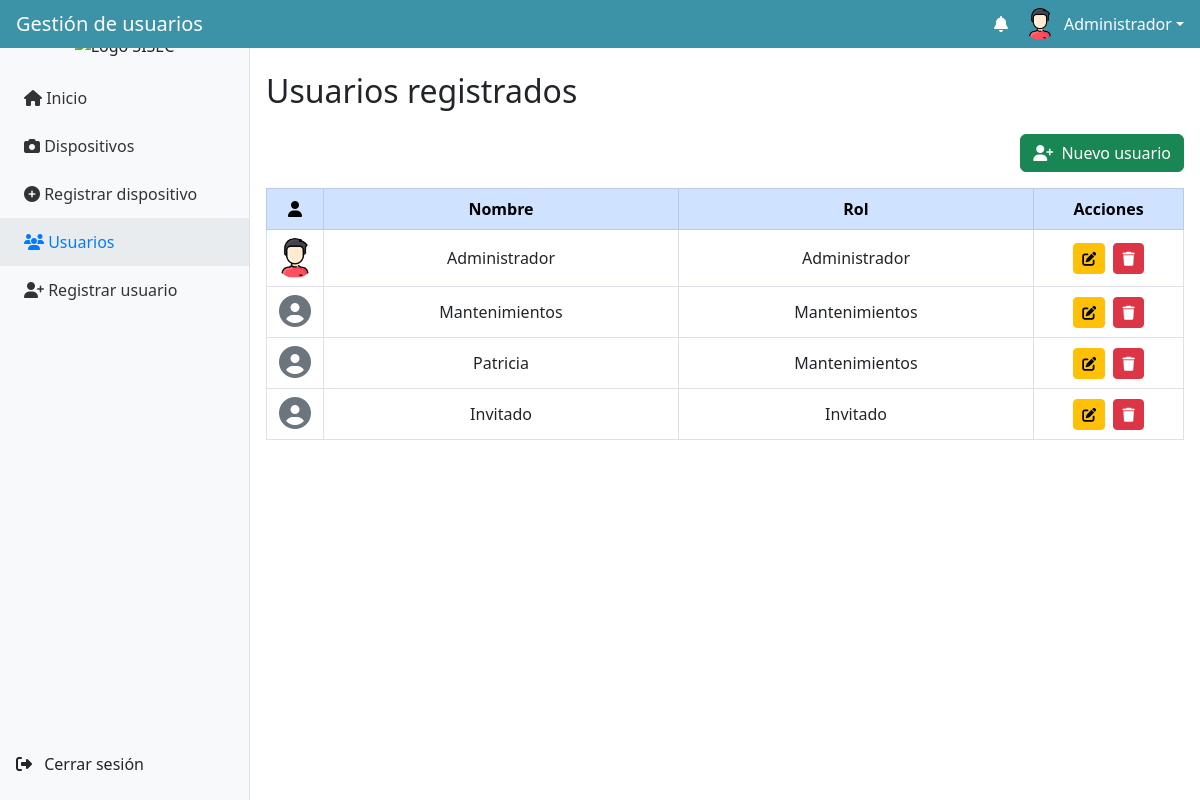
Screenshot of /views/usuarios/index.php (signed in) with the database file from the repository.
### tables this page shows
CREATE TABLE `usuarios` (
  `id` int(11) NOT NULL,
  `nombre` varchar(100) NOT NULL,
  `clave` varchar(255) DEFAULT NULL,
  `rol` varchar(50) NOT NULL,
  `foto` varchar(255) DEFAULT NULL
);

### views/usuarios/index.php (the view, shortened to what this page needs)
<?php
include __DIR__ . '/../../includes/conexion.php';
$usuarios = $conexion->query("SELECT id, nombre, rol, foto FROM usuarios");
?>
<h2 class="mb-4">Usuarios registrados</h2>
<div class="mb-3 text-end">
  <a href="registrar.php" class="btn btn-success">
    <i class="fas fa-user-plus me-1"></i> Nuevo usuario
  </a>
</div>
<div class="table-responsive">
  <table class="table table-hover table-bordered text-center align-middle">
    <thead class="table-primary">
      <tr>
        <th style="width: 50px;"><i class="fas fa-user"></i></th>
        <th>Nombre</th>
        <th>Rol</th>
        <th style="width: 150px;" class="text-center">Acciones</th>
      </tr>
    </thead>
    <tbody>
      <?php while ($u = $usuarios->fetch_assoc()): ?>
        <tr>
          <td class="text-center">
            <?php if (!empty($u['foto']) && file_exists(__DIR__ . "/../../uploads/usuarios/" . $u['foto'])): ?>
              <img src="/sisec-ui/uploads/usuarios/<?= htmlspecialchars($u['foto']) ?>" alt="foto" width="40" height="40" class="rounded-circle">
            <?php else: ?>
              <i class="fas fa-user-circle fa-2x text-secondary"></i>
            <?php endif; ?>
          </td>
          <td><?= htmlspecialchars($u['nombre']) ?></td>
          <td><?= htmlspecialchars($u['rol']) ?></td>
          <td class="text-center">
            <a href="editar.php?id=<?= $u['id'] ?>" class="btn btn-sm btn-warning me-1">
              <i class="fas fa-edit"></i>
            </a>
            <button type="button"
                    class="btn btn-sm btn-danger btn-eliminar"
                    data-bs-toggle="modal"
                    data-bs-target="#confirmDeleteModal"
                    data-id="<?= $u['id'] ?>">
              <i class="fas fa-trash"></i>
            </button>
          </td>
        </tr>
      <?php endwhile; ?>
    </tbody>
  </table>
  </div>
<?php
include __DIR__ . '/../../layout.php';
?>

### assets/css/estilos.css (style rules this page uses)
.table-responsive { overflow-x: auto !important; -webkit-overflow-scrolling: touch; }

### layout.php (style rules this page uses)
body { overflow-x: hidden; }

### rows the page displays
usuarios: foto (picture), nombre "Administrador", rol "Administrador"
usuarios: nombre "Mantenimientos", rol "Mantenimientos"
usuarios: nombre "Patricia", rol "Mantenimientos"
usuarios: nombre "Invitado", rol "Invitado"

### other values shown
$pageHeader "Gestión de usuarios"
$_SESSION['nombre'] "Administrador"
